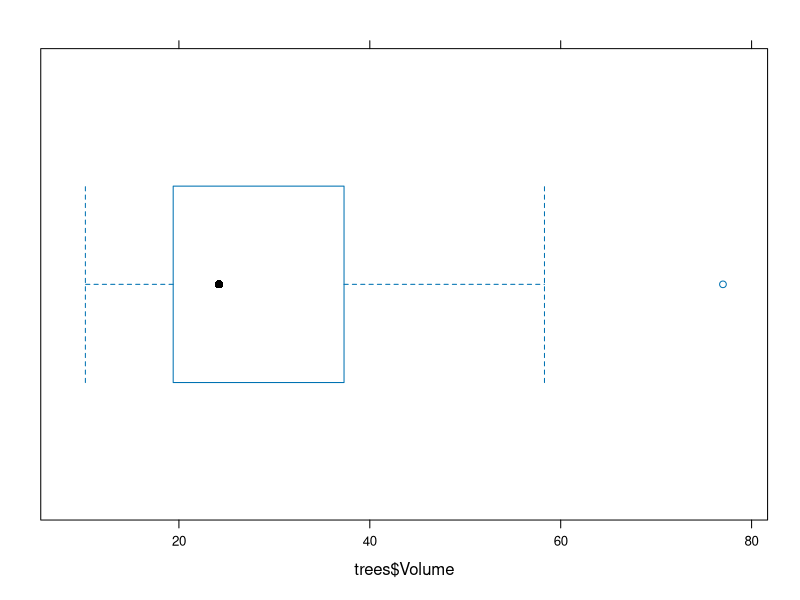
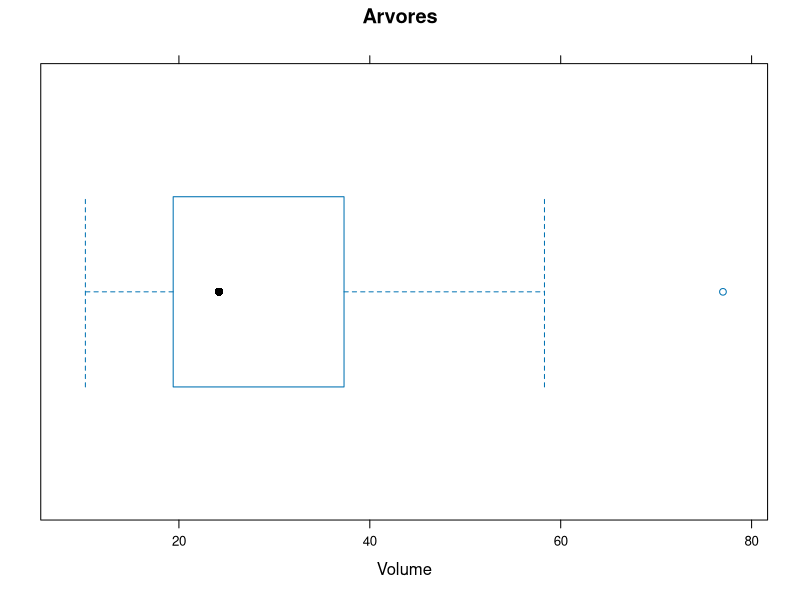
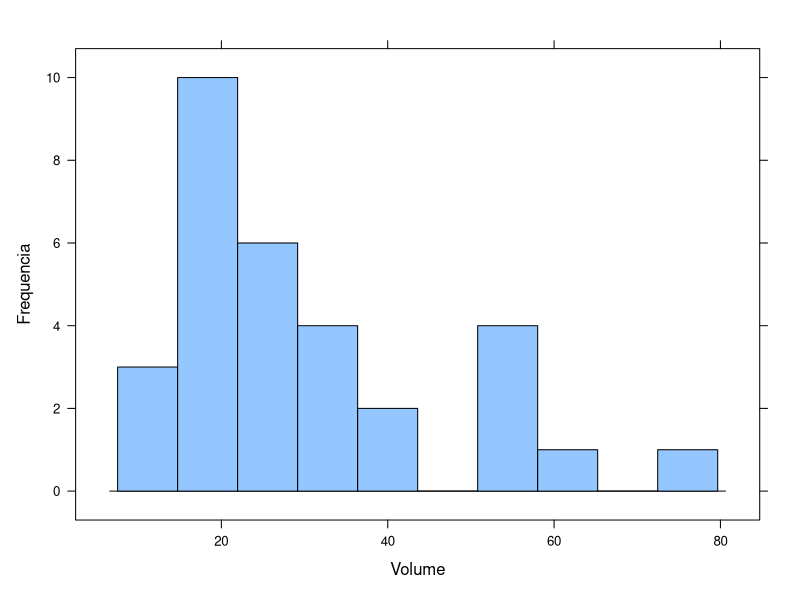
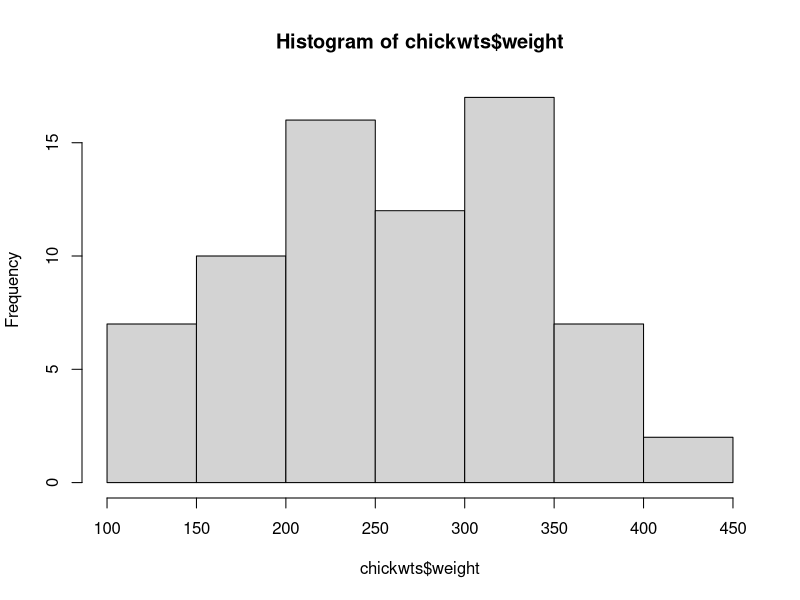
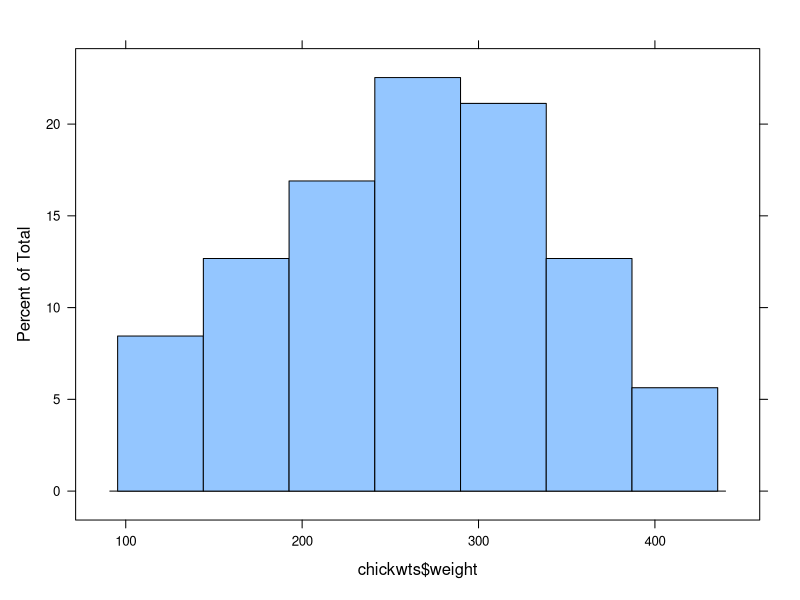
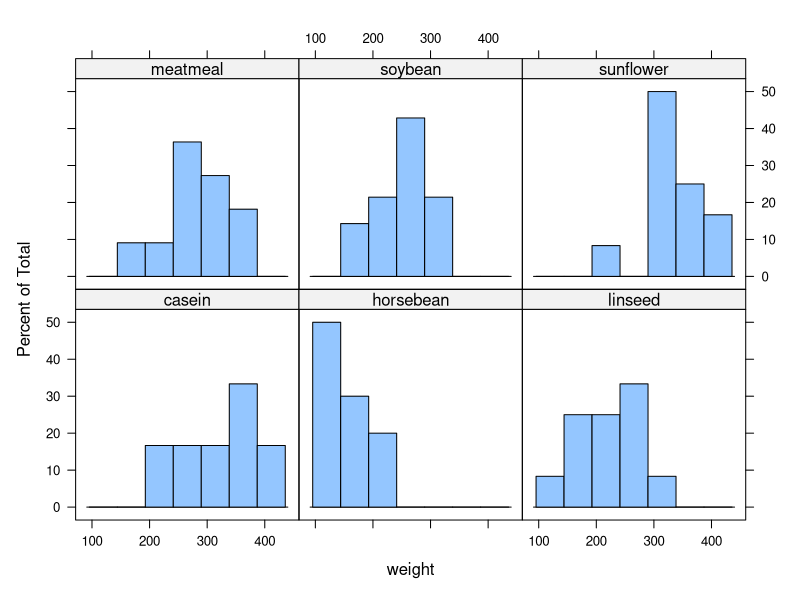
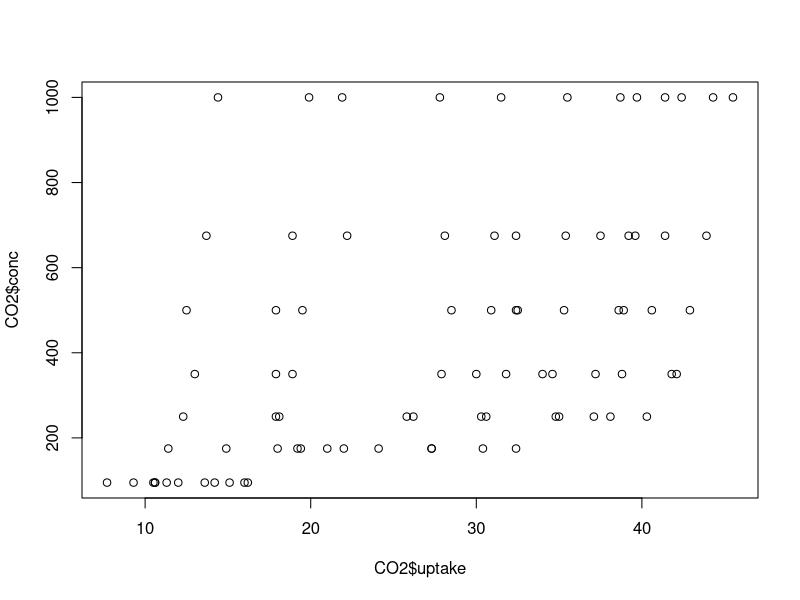
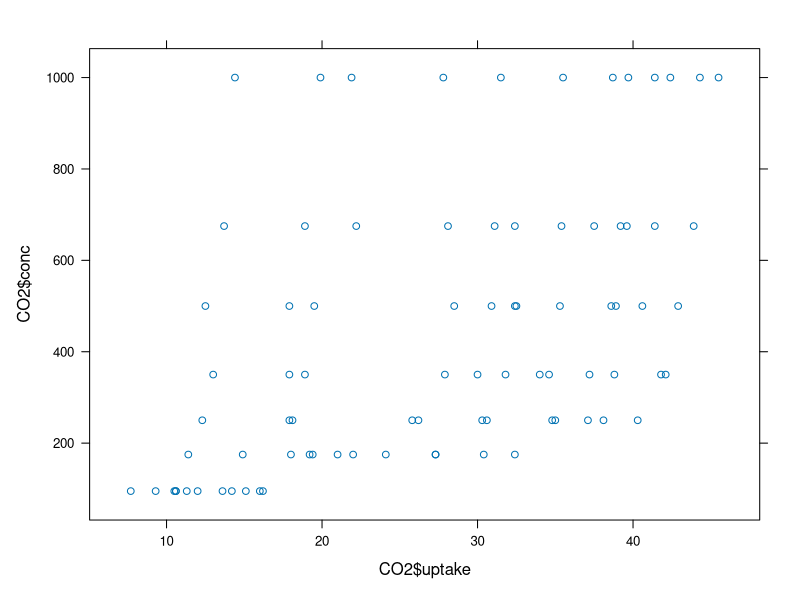

These figures' R source, in order:
## ---- chunk 1

library(lattice)

## ---- chunk 2

trees

bwplot(x = trees$Volume)

bwplot(x = trees$Volume,
       main = "Arvores",
       xlab = "Volume")

## ---- chunk 3

#type = percent, count, density


histogram(x = trees$Volume,
          xlab = "Volume",
          ylab = "Frequencia",
          nint = 10,
          type = "count")

## ---- chunk 4

chickwts

hist(x = chickwts$weight)

histogram(x = chickwts$weight)


## ---- chunk 5

chickwts



teste <- aggregate(x = chickwts$weight, 
                   by = list(chickwts$feed),
                   FUN = sum)

names(teste) <- c("Alimentacao", "Peso")

teste


histogram(x = ~weight | feed,
          data = chickwts)


## ---- chunk 6

CO2

plot(x = CO2$uptake,
     y = CO2$conc)

xyplot(x = CO2$conc ~ CO2$uptake)

xyplot(x = CO2$conc ~ CO2$uptake | CO2$Type)

xyplot(x = CO2$conc ~ CO2$uptake | CO2$Treatment)
## ---- chunk 7

esoph

names(esoph)

esofago <- esoph

names(esofago) <- c("idade", "alcool", "tabaco", "num_casos", "grupo_controle")

esofago


dotplot(x = esofago$alcool ~ esofago$grupo_controle,
        data = esofago)


dotplot(x = esofago$alcool ~ esofago$grupo_controle | esofago$tabaco)
## ---- chunk 8

CO2

densityplot(x = CO2$conc)

densityplot(x = CO2$conc,
            plot.point = FALSE)

densityplot(x = ~CO2$conc,
            plot.point = FALSE)


densityplot(x = ~CO2$conc | CO2$Type,
            plot.point = FALSE)

densityplot(x = ~CO2$conc | CO2$Treatment,
            plot.point = FALSE)


